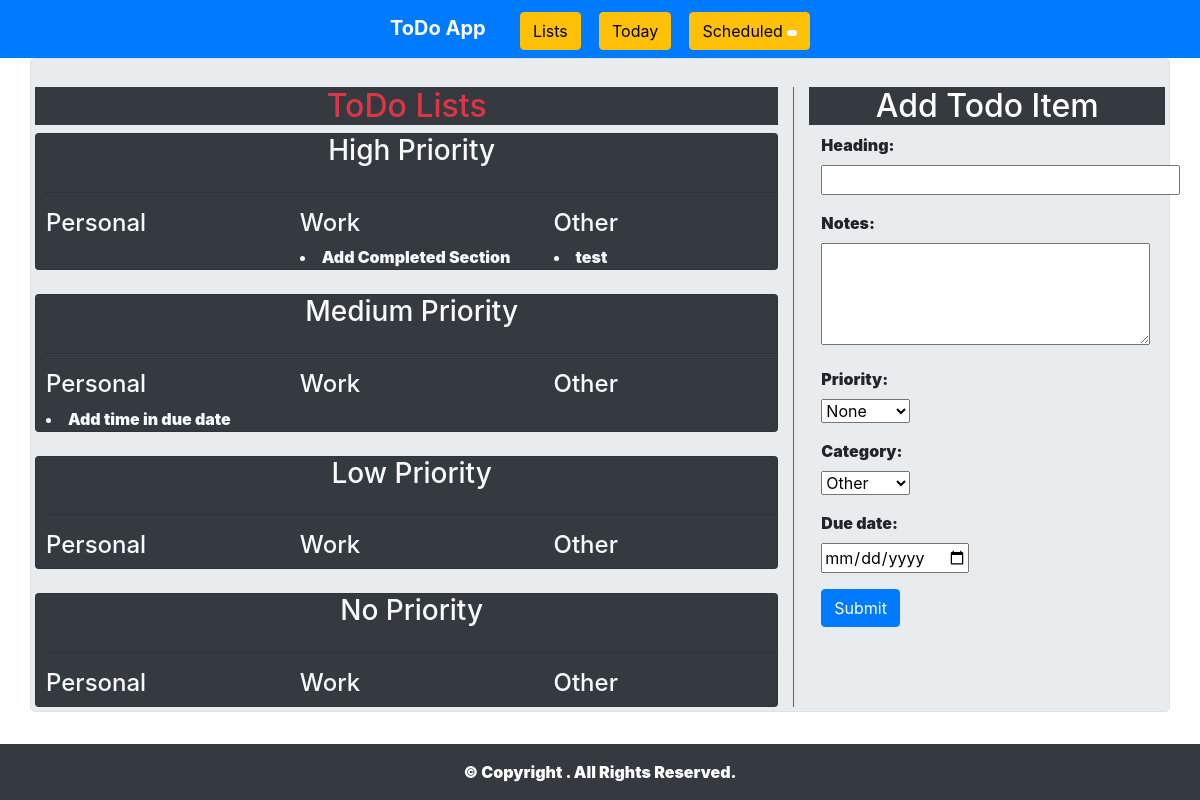
Before: / with the older database file.
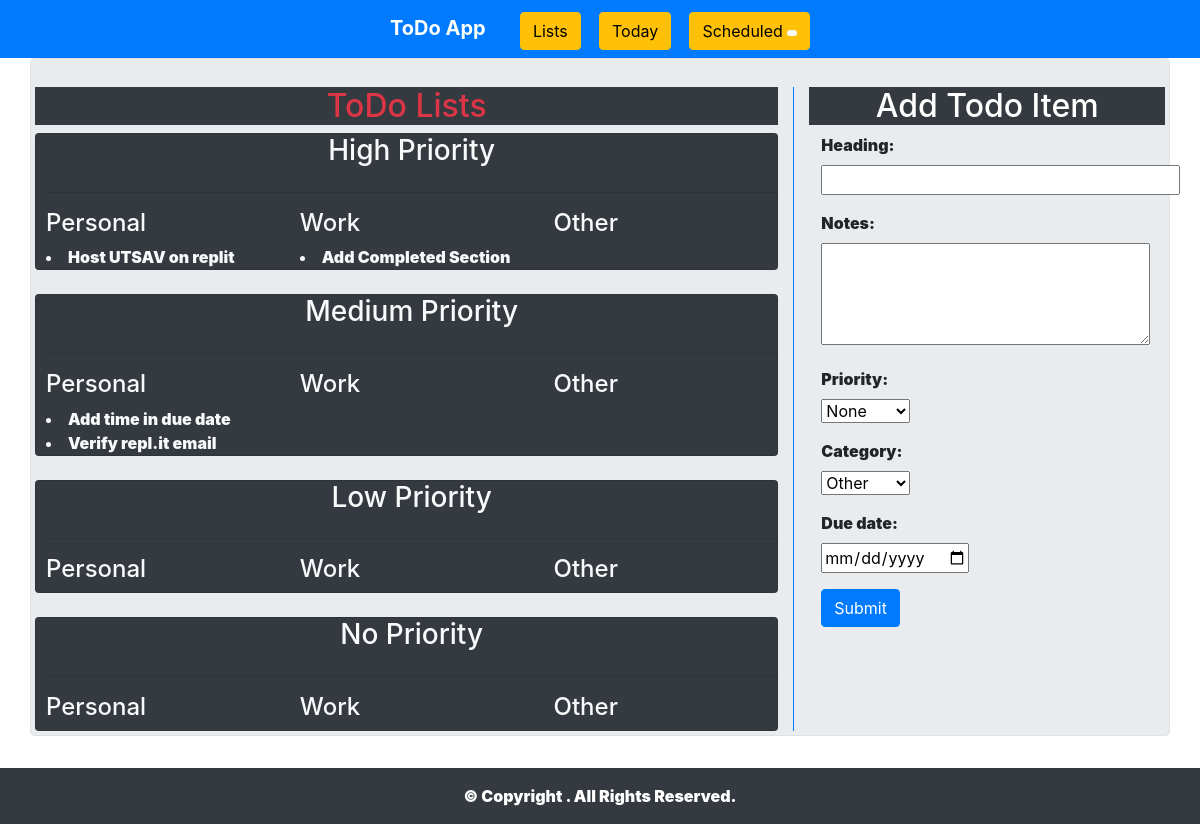
After: the same page with the newer database file.
### todoapp/models.py (models this page shows, shortened)
class todoModel(models.Model):
    heading = models.CharField(max_length=100)
    notes = models.TextField(blank=True)
    p = (('None', 'None'), ('Low', 'Low'), ('Medium', 'Medium'), ('High', 'High'))
    c = (('Personal', 'Personal'), ('Work', 'Work'), ('Other', 'Other'))
    priority = models.CharField(choices=p, default='None', blank=True, max_length=10)
    category = models.CharField(choices=c, default='Other', blank=True, max_length=10)
    assigned_date = models.DateTimeField(default=datetime.now, blank=True)
    due_date = models.DateTimeField(null=True, blank=True)
    done = models.BooleanField(default=False, blank=True)
    class Meta:
        managed = True

### todoapp/views.py (the view)
# urls.py: path('', views.Lists),
def Lists(request):
    if request.method == 'POST':
        heading = request.POST.get('heading')
        notes = request.POST.get('notes')
        priority = request.POST.get('priority')
        category = request.POST.get('category')
        due_date = request.POST.get('due_date')
        if not due_date:
            due_date = None
        myform = models.todoModel(heading=heading, notes=notes, priority=priority, category=category, due_date=due_date)
        myform.save()
        return HttpResponseRedirect("/")
    else:
        form = models.todoForm
        lists = models.todoModel.objects.order_by("assigned_date")
        return render(request, 'lists.html', {'form': form, 'page_title': 'Lists', 'lists': lists})

### templates/lists.html (shortened to what this page needs)
{% extends 'base.html' %}
{% block content %}
<div class="row">
<div class="col-md-8">
    <h2 class="bg-dark text-danger" align="center">ToDo Lists</h2>
    <div class="card bg-dark text-light" style="padding-left:10px;">
        <h3 align="center">High Priority</h3><hr>
        <div class="row">
            <div class="col-md-4">
                <h4>Personal</h4>
                 {% for mylist in lists %}
                    {% if mylist.priority == "High" and mylist.category == "Personal" and mylist.done == False %}
                      <li>{{ mylist.heading }} </li>
                    {% endif %}
                {% endfor %}
            </div>
            <div class="col-md-4">
                <h4>Work</h4>
                {% for mylist in lists %}
                    {% if mylist.priority == "High" and mylist.category == "Work" and mylist.done == False %}
                      <li>{{ mylist.heading }} </li>
                    {% endif %}
                {% endfor %}
            </div>
            <div class="col-md-4">
                <h4>Other</h4>
                {% for mylist in lists %}
                    {% if mylist.priority == "High" and mylist.category == "Other" and mylist.done == False %}
                      <li>{{ mylist.heading }} </li>
                    {% endif %}
                {% endfor %}
            </div>
        </div>
    </div>
<br>
    <div class="card bg-dark text-light" style="padding-left:10px;">
        <h3 align="center">Medium Priority</h3><hr>
        <div class="row">
            <div class="col-md-4">
                <h4>Personal</h4>
                {% for mylist in lists %}
                    {% if mylist.priority == "Medium" and mylist.category == "Personal" and mylist.done == False %}
                      <li>{{ mylist.heading }} </li>
                    {% endif %}
                {% endfor %}
            </div>
            <div class="col-md-4">
                <h4>Work</h4>
            </div>
            <div class="col-md-4">
                <h4>Other</h4>
            </div>
        </div>
    </div>
<br>
    <div class="card bg-dark text-light" style="padding-left:10px;">
        <h3 align="center">Low Priority</h3><hr>
        <div class="row">
            <div class="col-md-4">
                <h4>Personal</h4>
            </div>
            <div class="col-md-4">
                <h4>Work</h4>
            </div>
            <div class="col-md-4">
                <h4>Other</h4>
            </div>
        </div>
    </div>
<br>
    <div class="card bg-dark text-light" style="padding-left:10px;">
        <h3 align="center">No Priority</h3><hr>
        <div class="row">
            <div class="col-md-4">
                <h4>Personal</h4>
            </div>
            <div class="col-md-4">
                <h4>Work</h4>
            </div>
            <div class="col-md-4">
                <h4>Other</h4>
            </div>
        </div>
    </div>
</div>
<div class="col-md-4 border-left border-primary">
    <h2 class="bg-dark text-white" align="center">Add Todo Item</h2>
    <form method="post" onsubmit="alert('Your List has been updated.');">
        {% for field in form %}
        <div class='form-outline mb-3' style="margin-left:12px;">
            <div> {{ field.label_tag }} </div>
            <div class='form-input'> {{ field }} </div>
        </div>
        {% endfor %}
        <button type="submit" class="btn btn-primary"  style="margin-left:12px;">Submit</button>
    </form>
</div><br>
</div>
{% endblock %}

Changed rows visible on the page:
removed todoModel: heading "test", shown under "Other"
added todoModel: heading "Host UTSAV on replit", shown under "Personal"
added todoModel: heading "Verify repl.it email", shown under "Personal"
